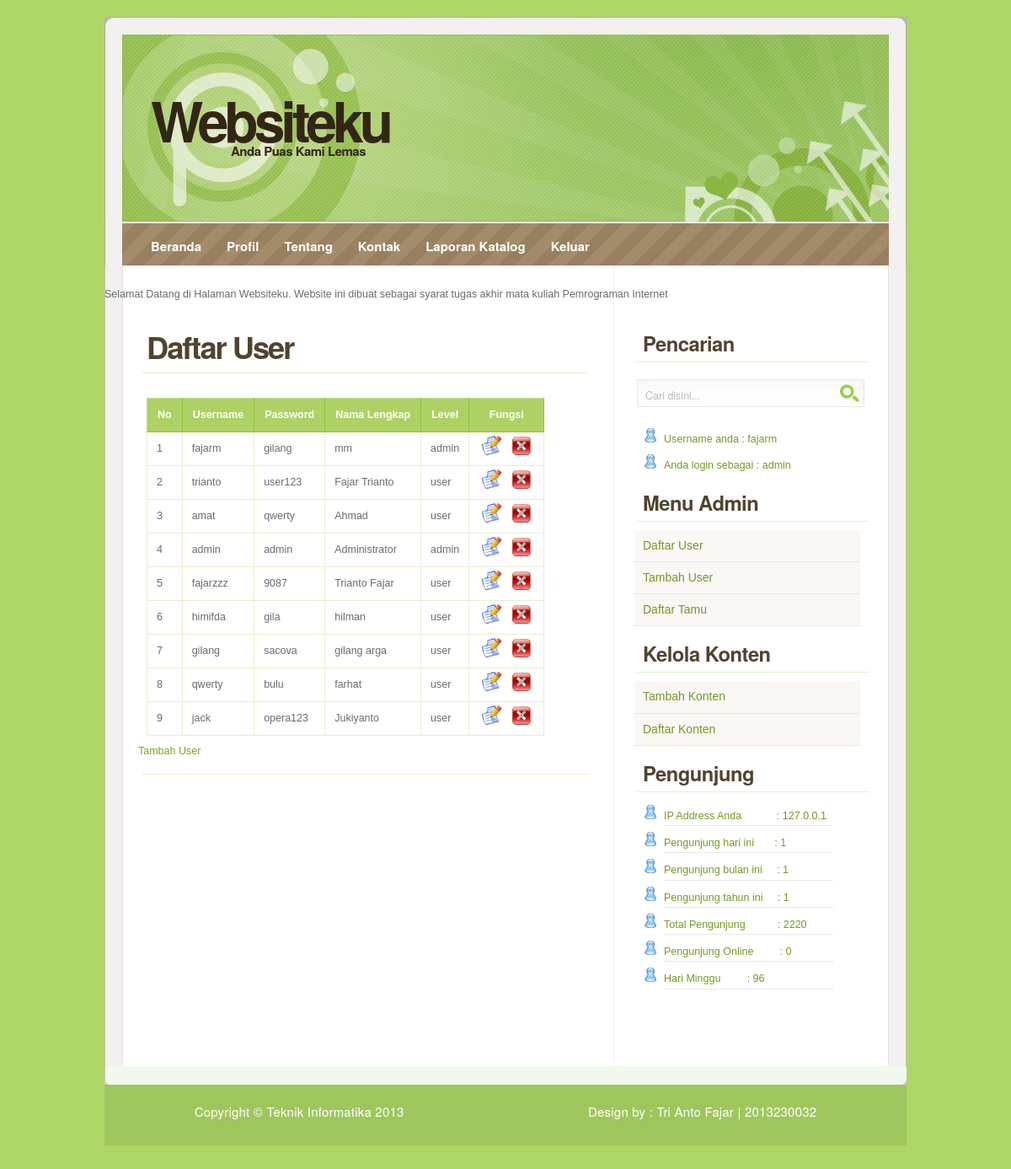
Page /index.php?page=viewuser (signed in) on the committed database.
### tables this page shows
CREATE TABLE IF NOT EXISTS `user` (
  `id` int(100) NOT NULL AUTO_INCREMENT,
  `username` varchar(100) NOT NULL,
  `password` varchar(100) NOT NULL,
  `nama_lengkap` varchar(100) NOT NULL,
  `level` varchar(100) NOT NULL DEFAULT 'user',
  `batas_login` int(10) NOT NULL,
  `blokir` enum('Y','N') NOT NULL,
  `no` int(11) NOT NULL,
  PRIMARY KEY (`id`,`username`)
);

### hit_counter.php (called while the page is built, shortened)
<?php
include "config/koneksi.php";
$ip_address=$_SERVER['REMOTE_ADDR'];
$jlh_hari=mysqli_num_rows(mysqli_query ($konek,"SELECT * FROM counter WHERE tanggal GROUP BY session LIKE '".date("d") ."%'"));
$jlh_bulan=mysqli_num_rows(mysqli_query($konek,"SELECT * FROM counter WHERE  tanggal GROUP BY session LIKE '".date("Y-m")."%'"));
$jlh_tahun=mysqli_num_rows(mysqli_query($konek,"SELECT * FROM counter WHERE  tanggal GROUP BY session LIKE '".date("Y")."%'"));
$hari=date("d") . "%";
$ambil="SELECT COUNT(tanggal) as hari FROM counter  GROUP BY ip_address LIKE '$hari'";
$qw=mysqli_query($konek,$ambil);
$data=mysqli_fetch_array($qw);
$tot=$data['hari'];
$sun=mysqli_num_rows(mysqli_query($konek,"SELECT * FROM counter WHERE  tanggal GROUP BY session"));
$bataswaktu= time()-300;
$time_online=mysqli_num_rows(mysqli_query($konek,"SELECT * FROM counter WHERE  time_online > '$bataswaktu' GROUP BY session"));
?>

### modUser/daftar_user.php (the view, shortened to what this page needs)
<?php
	if(empty($_SESSION['username'])AND
		empty($_SESSION['password'])){
		echo "<p><b>Anda Harus Login </b></p>";
}
else {?>
<link rel="stylesheet" href="../css/style.css" type="text/css" />
<h2>Daftar User</h2>
<br>
<table border="1">
	<tr><th>No</th><th>Username</th><th>Password</th><th>Nama Lengkap</th><th>Level</th><th>Fungsi</th></tr>
<?php
include '../config/koneksi.php';
$query="SELECT * FROM user ORDER BY id";
$tampil=mysqli_query($konek,$query)or die(mysqli_error($konek));
$no=1;
while ($data=mysqli_fetch_array($tampil)) { ?>
	<tr><td><?php echo $no++ ?></td>
	<td><?php echo $data['username'] ?></td>
	<td><?php echo $data['password'] ?></td>
	<td><?php echo $data['nama_lengkap'] ?></td>
	<td><?php echo $data['level'] ?></td>
	<td><?php echo '<a href=index.php?page=edituser&&id='.$data['id'].'>
	<img class="view" src="images/edit.png" \></a>';?>
	<?php echo '<a href=modUser/hapus_user.php?id='.$data['id'].'
	" onClick="return confirm(\'Apakah user '.$data['username'].' ingin dihapus ?\')">
	<img class="view" src="images/hapus.png" \></a></td>
	</tr>'; ?>
<?php
}
?>
</table>
<?php
echo"<a href='index.php?page=tambahuser'>Tambah User</a>";
}?>

### index.php (shortened to what this page needs)
<?php
include "hit_counter.php";
$id_index = session_id();
$id_login=$_SESSION['id'];
$usernamedb = $_SESSION['username'];
$level      = $_SESSION['level'];
$page = $_GET['page'];
?>
<!DOCTYPE html PUBLIC "-//W3C//DTD XHTML 1.0 Strict//EN" "http://www.w3.org/TR/xhtml1/DTD/xhtml1-strict.dtd">
<html xmlns="http://www.w3.org/1999/xhtml" xml:lang="en" lang="en">
<head>
<link rel="stylesheet" href="css/style.css" type="text/css" />
</head>
<body>
<div id="wrap">
  <div id="header">
    <?php include 'header.php' ?>
    </div>
  <div  id="nav">
  <?php
  if($id_login){
  include 'menulogin.php';
  }
  elseif($id_index){
     include 'menu.php';
   }
  ?>
  </div>
   <div id="run">
		<p><marquee>Selamat Datang di Halaman Websiteku. Website ini dibuat sebagai syarat tugas akhir
    mata kuliah Pemrograman Internet</marquee></p>
  </div>
  <div id="content">
    <div id="main">
  <?php
     if($page=="tambahuser")
      include 'modUser/form_user.php';
    else if($page=="viewuser")
      include'modUser/daftar_user.php';
    include 'halaman.php';
    ?>
    <h2><?php echo "$judul"; ?></h2>
    <p><?php echo "$isi"; ?></p>
    </div>
    <div id="sidebar">
      <h3>Pencarian</h3>
      <form id="qsearch" action="#" method="get" >
        <p>
          <input class="tbox" type="text" name="qsearch" value="Cari disini..." onClick="this.value='';" onFocus="this.select()" onBlur="this.value=!this.value?'Cari disini...':this.value;" />
          <input class="btn" alt="Search" type="image" name="searchsubmit" title="Search" src="images/search.gif" />
        </p>
      </form>
    <div>
   <?php if($id_login) {include 'status.php'; }?>
   </div>
     <?php
     if($level=="admin")
      {
      include ('menu_admin.php');
      }
      else if($level=="user")
      {
      include ('menu_user.php');
      }
      ?>
      <h3>Pengunjung</h3>
	  <ul class="counter">
		<li>IP Address Anda&nbsp;&nbsp;&nbsp;&nbsp;&nbsp;&nbsp;&nbsp;&nbsp;&nbsp;&nbsp;&nbsp;&nbsp;: <?php echo $ip_address; ?></li>
		<li>Pengunjung hari ini&nbsp;&nbsp;&nbsp;&nbsp;&nbsp;&nbsp;&nbsp;: <?php echo $jlh_hari; ?> </li>
		<li>Pengunjung bulan ini&nbsp;&nbsp;&nbsp;&nbsp;&nbsp;: <?php echo $jlh_bulan; ?></li>
		<li>Pengunjung tahun ini&nbsp;&nbsp;&nbsp;&nbsp;&nbsp;: <?php echo $jlh_tahun; ?></li>
		<li>Total Pengunjung&nbsp;&nbsp;&nbsp;&nbsp;&nbsp;&nbsp;&nbsp;&nbsp;&nbsp;&nbsp;&nbsp;: <?php echo $tot; ?></li>
		<li>Pengunjung Online&nbsp;&nbsp;&nbsp;&nbsp;&nbsp;&nbsp;&nbsp;&nbsp;&nbsp;: <?php echo $time_online; ?></li>
    <li>Hari Minggu&nbsp;&nbsp;&nbsp;&nbsp;&nbsp;&nbsp;&nbsp;&nbsp;&nbsp;: <?php echo $sun; ?></li>
     </ul>
     <br>
       </div>
  </div>
  <div id="footer">
    <?php include 'footer.php' ?>
  </div>
</div>
</html>

### header.php
<h1 id="logo-text">Websiteku</h1>
    <p id="slogan">Anda Puas Kami Lemas</p>

### menulogin.php
<ul>
      <li id="current"><?php echo "<a href='index.php?page=home'>Beranda</a>" ?></li>
      <li><?php echo "<a href='index.php?page=profile'>Profil</a>" ?></li>
      <li><?php echo "<a href='index.php?page=about'>Tentang" ?></a></li>
      <li><?php echo "<a href='index.php?page=contact'>Kontak</a>" ?></li>
      <li><?php echo "<a href='index.php?page=katalog'>Laporan Katalog</a>" ?></li>
      <li><a href="logout.php">Keluar</a></li>
    </ul>

### status.php
<ul class="status">
    <li>Username anda      : <?php echo $usernamedb ?></li>
    <li>Anda login sebagai : <?php echo $level ?></li>
    </ul>

### menu_admin.php
 <h3>Menu Admin</h3>
      <ul class="sidemenu">
        <li><?php echo '<a href="index.php?page=viewuser">Daftar User</a>'?></li>
        <li><a href="#">Tambah User</a></li>
        <li><?php echo '<a href="index.php?page=tamu">Daftar Tamu</a>'?></li>
        </ul>
<h3>Kelola Konten</h3>
<?php include 'modKonten/menu_konten2.php' ?>

### modKonten/menu_konten2.php (shortened to what this page needs)
<ul class="sidemenu">
   <li><?php echo '<a href=index.php?page=formkonten&&user='.$_SESSION['username'].'>' ?>Tambah Konten</a></li>
    <li><?php echo '<a href="index.php?page=viewkonten">Daftar Konten</a>'?></li>
 </ul>

### footer.php
<p>Copyright&nbsp;&copy; Teknik Informatika 2013&nbsp;&nbsp;&nbsp;&nbsp;&nbsp;&nbsp;&nbsp;&nbsp;&nbsp;&nbsp;&nbsp;
	&nbsp;&nbsp;&nbsp;&nbsp;&nbsp;&nbsp;&nbsp;&nbsp;&nbsp;&nbsp;&nbsp;&nbsp;&nbsp;&nbsp;&nbsp;&nbsp;&nbsp;&nbsp;&nbsp;&nbsp;
	&nbsp;&nbsp;&nbsp;&nbsp;&nbsp;&nbsp;&nbsp;&nbsp;&nbsp;&nbsp;&nbsp;&nbsp;&nbsp;&nbsp;&nbsp;&nbsp;
	Design by : Tri Anto Fajar | 2013230032

### rows in the picture
user: username "fajarm", password "gilang", nama_lengkap "mm", level "admin"
user: username "trianto", password "user123", nama_lengkap "Fajar Trianto", level "user"
user: username "amat", password "qwerty", nama_lengkap "Ahmad", level "user"
user: username "admin", password "admin", nama_lengkap "Administrator", level "admin"
user: username "fajarzzz", password "9087", nama_lengkap "Trianto Fajar", level "user"
user: username "himifda", password "gila", nama_lengkap "hilman", level "user"
user: username "gilang", password "sacova", nama_lengkap "gilang arga", level "user"
user: username "qwerty", password "bulu", nama_lengkap "farhat", level "user"
user: username "jack", password "opera123", nama_lengkap "Jukiyanto", level "user"

### other values in the picture
$usernamedb "fajarm"
$level "admin"
$ip_address "127.0.0.1"
$jlh_hari "1"
$jlh_bulan "1"
$jlh_tahun "1"
$tot "2220"
$time_online "0"
$sun "96"
